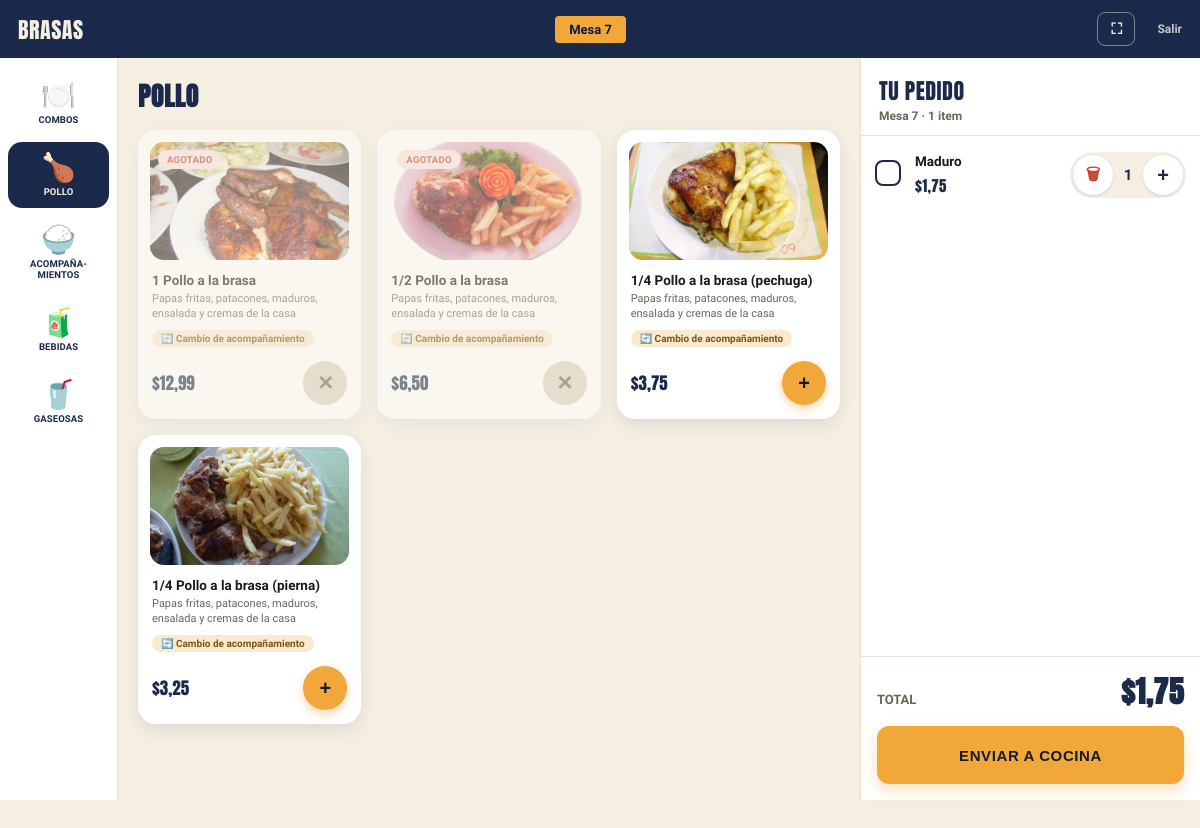
The page /mesa/7/?categoria=pollo (signed in) on the database its author committed.
### pedidos/models.py (models this page shows, shortened)
class Mesa(models.Model):
    numero = models.IntegerField(unique=True)

class Producto(models.Model):
    CATEGORIAS = [
        ("combos", "Combos"),
        ("pollo", "Pollo"),
        ("acompanamientos", "Acompañamientos"),
        ("bebidas", "Bebidas"),
        ("gaseosas", "Gaseosas"),
    ]
    PIEZAS_POLLO = ["Pechuga", "Cadera", "Muslo", "Pierna"]
    TEMPORIZADORES = [5, 10, 15, 20, 25]
    nombre = models.CharField(max_length=100)
    precio = models.DecimalField(max_digits=6, decimal_places=2)
    categoria = models.CharField(max_length=20, choices=CATEGORIAS)
    imagen = models.FileField(upload_to="productos/", blank=True)
    disponible = models.BooleanField(default=True)
    listo_en = models.DateTimeField(null=True, blank=True)
    controla_stock = models.BooleanField(default=False)
    stock = models.IntegerField(null=True, blank=True)
    es_combo = models.BooleanField(default=False)
    combo_incluye = models.CharField(max_length=250, blank=True)
    requiere_pieza = models.BooleanField(default=False)
    acompanamiento_incluido = models.CharField(max_length=100, blank=True)
    precio_cambio = models.DecimalField(max_digits=6, decimal_places=2, null=True, blank=True)
    def permite_cambio(self):
        return bool(self.acompanamiento_incluido)
    def esta_disponible(self):
        if not self.disponible:
            return False
        if self.controla_stock and (self.stock or 0) <= 0:
            return False
        return True
    def stock_bajo(self, umbral=3):
        return self.controla_stock and self.stock is not None and 0 < self.stock <= umbral
    def segundos_restantes(self):
        if not self.listo_en:
            return 0
        return max(0, int((self.listo_en - timezone.now()).total_seconds()))
    def minutos_restantes(self):
        return -(-self.segundos_restantes() // 60)

class Orden(models.Model):
    ESTADOS = [
        ("abierta", "Abierta"),
        ("enviada", "Enviada a cocina"),
        ("entregada", "Entregada"),
        ("cerrada", "Cerrada"),
    ]
    mesa = models.ForeignKey(Mesa, on_delete=models.CASCADE)
    estado = models.CharField(max_length=20, choices=ESTADOS, default="abierta")
    creado = models.DateTimeField(default=timezone.now)
    enviado_a_cocina = models.DateTimeField(null=True, blank=True)
    def total(self):
        return sum(item.subtotal() for item in self.items.all())

class DetalleOrden(models.Model):
    orden = models.ForeignKey(Orden, related_name="items", on_delete=models.CASCADE)
    producto = models.ForeignKey(Producto, on_delete=models.CASCADE)
    cantidad = models.IntegerField(default=1)
    notas = models.CharField(max_length=200, blank=True)
    acompanamiento = models.ForeignKey(
        Producto, on_delete=models.PROTECT, null=True, blank=True, related_name="+"
    )
    def precio_unitario(self):
        precio = self.producto.precio
        if self.acompanamiento and self.acompanamiento.precio_cambio is not None:
            precio += self.acompanamiento.precio_cambio
        return precio
    def subtotal(self):
        return self.precio_unitario() * self.cantidad

### pedidos/views.py (the view)
# urls.py: path("mesa/<int:mesa_id>/", views.menu_mesa, name="menu_mesa"),
@login_required
@user_passes_test(es_mesero)
def menu_mesa(request, mesa_id):
    mesa = get_object_or_404(Mesa, id=mesa_id)
    orden, _ = Orden.objects.get_or_create(mesa=mesa, estado="abierta")
    categoria = request.GET.get("categoria", "combos")
    productos = Producto.objects.filter(categoria=categoria).order_by("nombre")
    cambios = [
        p for p in Producto.objects.filter(precio_cambio__isnull=False).order_by("nombre")
        if p.esta_disponible()
    ]
    contexto = {
        "mesa": mesa,
        "orden": orden,
        "productos": productos,
        "categoria_activa": categoria,
        "categorias": Producto.CATEGORIAS,
        "piezas_pollo": Producto.PIEZAS_POLLO,
        "acompanamientos_cambio": cambios,
    }
    return render(request, "pedidos/menu_mesa.html", contexto)

### pedidos/context_processors.py (called while the page is built)
def css_version(request):
    ruta = finders.find("pedidos/estilo.css")
    return {"css_version": int(os.path.getmtime(ruta)) if ruta else 0}

### pedidos/views.py (called while the page is built)
def es_mesero(user):
    return user.groups.filter(name="Mesero").exists() or user.is_superuser

### pedidos/templates/pedidos/menu_mesa.html (shortened to what this page needs)
{% extends "pedidos/base.html" %}
{% load l10n %}
{% block contenido %}
<header class="top">
    <a href="{% url 'elegir_mesa' %}" class="titulo">Brasas</a>
    <span class="mesa">Mesa {{ mesa.numero }}</span>
    <span class="top-acciones">
        <button type="button" class="top-fullscreen" id="btn-fullscreen" aria-label="Pantalla completa">⛶</button>
        <a href="{% url 'logout' %}" class="top-salir">Salir</a>
    </span>
</header>
<div class="kiosk">
    <nav class="rail" aria-label="Categorias">
        {% for valor, nombre in categorias %}
        <a href="?categoria={{ valor }}" class="rail-item {% if valor == categoria_activa %}activo{% endif %}">
            <span class="rail-icono" aria-hidden="true">{% if valor == 'combos' %}🍽️{% elif valor == 'pollo' %}🍗{% elif valor == 'acompanamientos' %}🍚{% elif valor == 'bebidas' %}🧃{% else %}🥤{% endif %}</span>
            <span class="rail-texto">{% if valor == "acompanamientos" %}Acompaña&shy;mientos{% else %}{{ nombre }}{% endif %}</span>
        </a>
        {% endfor %}
    </nav>
    <main class="menu">
        <h2 class="menu-titulo">{% for valor, nombre in categorias %}{% if valor == categoria_activa %}{{ nombre }}{% endif %}{% endfor %}</h2>
        <div class="grid">
            {% for producto in productos %}
            {% with disponible=producto.esta_disponible %}
            <article class="card {% if not disponible %}no-disponible{% endif %}" data-producto-id="{{ producto.id }}">
                <div class="card-media">
                    {% if not disponible %}
                        <span class="badge badge-agotado">Agotado</span>
                    {% elif producto.stock_bajo %}
                        <span class="badge badge-pocas">Pocas unidades</span>
                    {% elif producto.es_combo %}
                        <span class="badge badge-combo">Combo</span>
                    {% endif %}
                    {% if producto.imagen %}
                    <img class="media-foto" src="{{ producto.imagen.url }}" alt="{{ producto.nombre }}">
                    {% else %}
                    <span class="media-emoji" aria-hidden="true">
                        {% if producto.es_combo %}🍽️{% elif producto.categoria == 'gaseosas' %}🥤{% elif producto.categoria == 'bebidas' %}🧃{% elif producto.categoria == 'acompanamientos' %}🍚{% else %}🍗{% endif %}
                    </span>
                    {% endif %}
                </div>
                <div class="card-body">
                    <p class="nombre">{{ producto.nombre }}</p>
                    {% if producto.combo_incluye %}
                    <p class="combo-incluye">{{ producto.combo_incluye }}</p>
                    {% endif %}
                    <div class="chips">
                        {% if producto.permite_cambio and acompanamientos_cambio %}
                        <span class="chip chip-cambio">🔄 Cambio de acompañamiento</span>
                        {% endif %}
                    </div>
                    <div class="card-footer">
                        <span class="precio">${{ producto.precio }}</span>
                        <form method="post" action="{% url 'agregar_item' orden.id producto.id %}" class="form-agregar">
                            {% if producto.requiere_pieza or producto.permite_cambio %}
                            <button type="button" class="btn-add abrir-opciones"
                                    data-nombre="{{ producto.nombre }}"
                                    data-precio="{{ producto.precio|unlocalize }}"
                                    data-requiere-pieza="{% if producto.requiere_pieza %}1{% endif %}"
                                    data-incluido="{{ producto.acompanamiento_incluido }}"
                                    {% if not disponible %}disabled{% endif %} aria-label="Agregar">
                            </button>
                            {% else %}
                            <button class="btn-add" {% if not disponible %}disabled{% endif %} aria-label="Agregar">
                                {% if disponible %}+{% else %}✕{% endif %}
                            </button>
                            {% endif %}
                        </form>
                    </div>
                </div>
            </article>
            {% endwith %}
            {% empty %}
            <p class="menu-vacio">No hay productos en esta categoria todavia.</p>
            {% endfor %}
        </div>
    </main>
    <aside class="pedido" id="pedido" aria-label="Tu pedido">
        <div class="pedido-head">
            <div>
                <p class="pedido-titulo">Tu pedido</p>
                <p class="pedido-sub">Mesa {{ mesa.numero }} · {{ orden.items.count }} item{{ orden.items.count|pluralize }}</p>
            </div>
        </div>
        <div class="pedido-lineas">
            {% for item in orden.items.all %}
            <div class="linea">
                <label class="linea-check" aria-label="Seleccionar">
                    <span></span>
                </label>
                <div class="linea-info">
                    <span class="linea-nombre">{{ item.producto.nombre }}</span>
                    <span class="linea-precio">${{ item.subtotal }}</span>
                </div>
                <div class="stepper">
                    <button type="submit" form="form-cant-{{ item.id }}" name="delta" value="-1"
                            class="{% if item.cantidad == 1 %}borrar{% endif %}"
                            aria-label="{% if item.cantidad == 1 %}Quitar{% else %}Uno menos{% endif %}">
                        {% if item.cantidad == 1 %}🗑{% else %}−{% endif %}
                    </button>
                    <span>{{ item.cantidad }}</span>
                    <button type="submit" form="form-cant-{{ item.id }}" name="delta" value="1" aria-label="Uno mas">+</button>
                </div>
            </div>
            {% empty %}
            <div class="pedido-vacio">
                <span aria-hidden="true">🧺</span>
                <p>Aun no hay nada.<br>Toca un producto para agregarlo.</p>
            </div>
            {% endfor %}
        </div>
        <div class="pedido-foot">
            <div class="pedido-total">
                <span>Total</span>
                <strong>${{ orden.total }}</strong>
            </div>
            <form method="post" action="{% url 'confirmar_orden' orden.id %}">
                <button class="btn-enviar" {% if orden.items.count == 0 %}disabled{% endif %}>Enviar a cocina</button>
            </form>
        </div>
    </aside>
</div>
{% endblock %}

### rows shown on the page
Mesa: numero "7"
Producto: shows "AGOTADO", imagen (picture), nombre "1 Pollo a la brasa", combo_incluye "Papas fritas, patacones, maduros, ensalada y cremas de la casa", shows "🔄 Cambio de acompañamiento", precio "12,99"
Producto: shows "AGOTADO", imagen (picture), nombre "1/2 Pollo a la brasa", combo_incluye "Papas fritas, patacones, maduros, ensalada y cremas de la casa", shows "🔄 Cambio de acompañamiento", precio "6,50"
Producto: imagen (picture), nombre "1/4 Pollo a la brasa (pechuga)", combo_incluye "Papas fritas, patacones, maduros, ensalada y cremas de la casa", shows "🔄 Cambio de acompañamiento", precio "3,75"
Producto: imagen (picture), nombre "1/4 Pollo a la brasa (pierna)", combo_incluye "Papas fritas, patacones, maduros, ensalada y cremas de la casa", shows "🔄 Cambio de acompañamiento", precio "3,25"
Orden: items.count "1", total "1,75"
DetalleOrden: producto.nombre "Maduro", subtotal "1,75", cantidad "1"

### other values the page prints
{{ nombre }} "COMBOS" "POLLO" "BEBIDAS" "GASEOSAS"
{{ nombre }} "POLLO"
